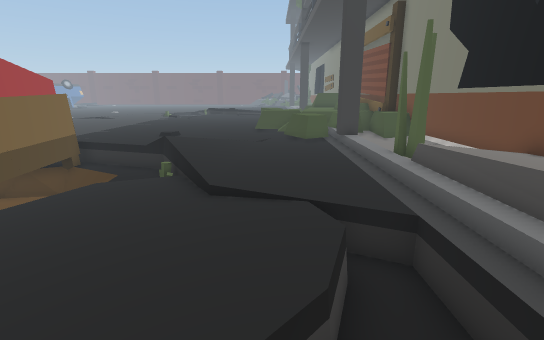
View 1 (above)

19 first-person views from a walk through a 3-D level made in the Unity game engine. The camera is 1.3 m above the floor, tilts 14° down and sees 85° across. The floor is counted in squares, 0.5 m on a side. Each view is taken from the middle of a square. On the plan, view 1 faces up. The plan holds only what a view shows up to about 19 squares ahead; the rest is blank. The place goes on beyond the plan. The player character is not drawn.

View 2
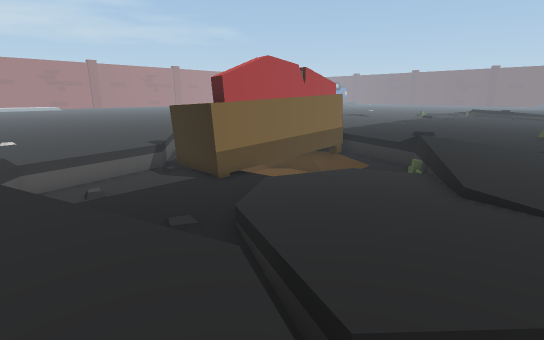

View 3
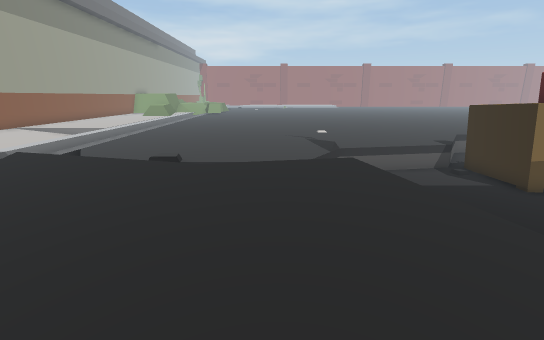

View 4
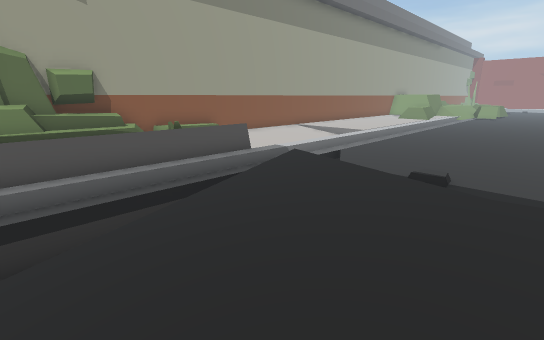

View 5
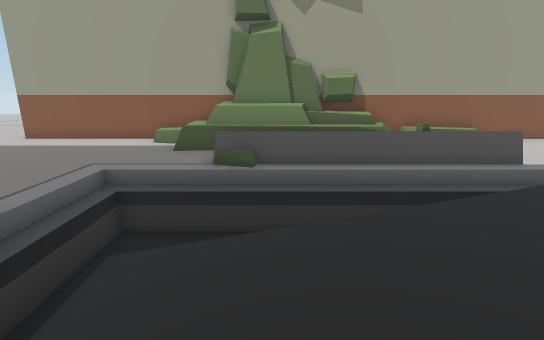

View 6
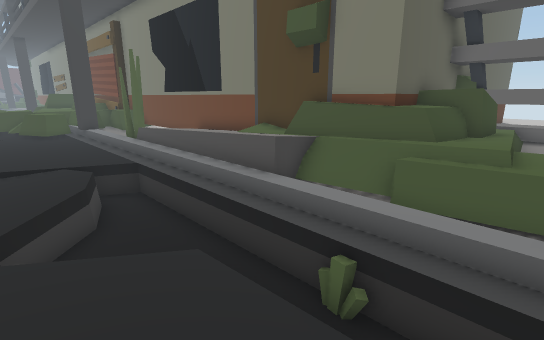

View 7
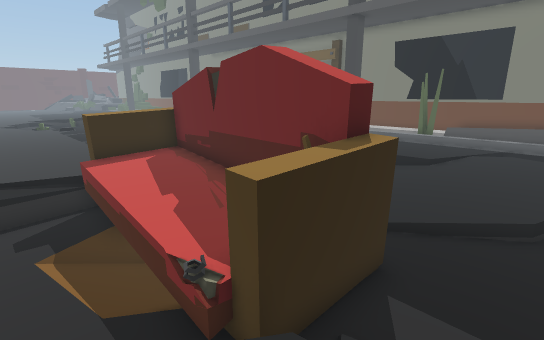

View 8
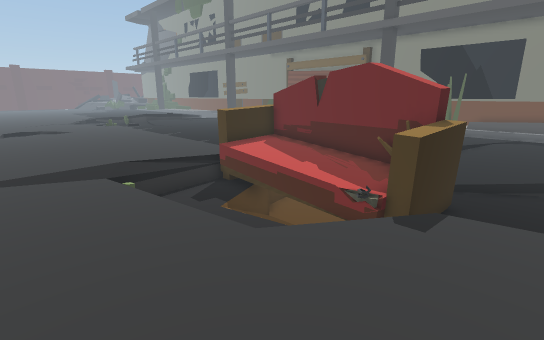

View 9
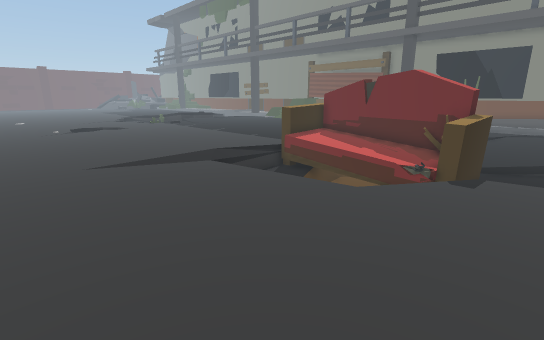

View 10
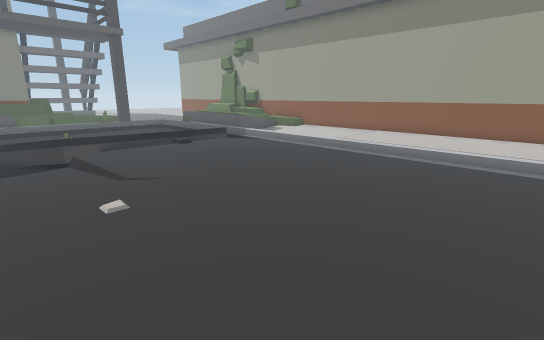

View 11
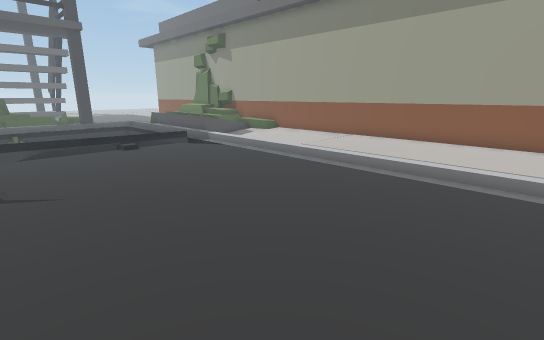

View 12
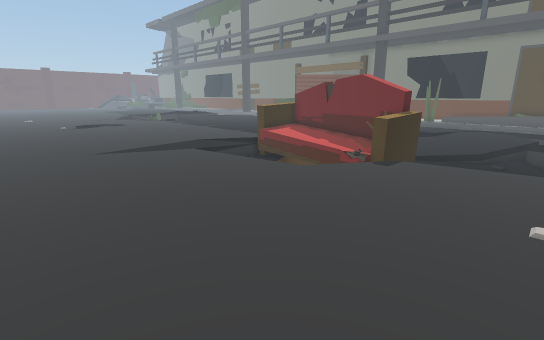

View 13
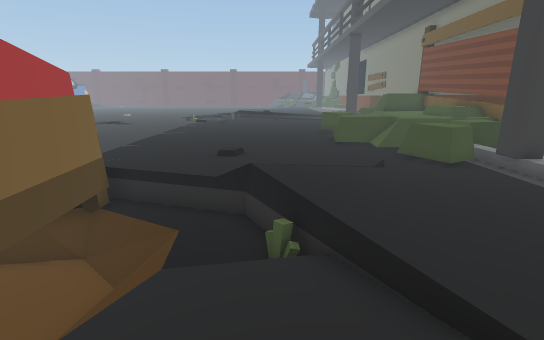

View 14
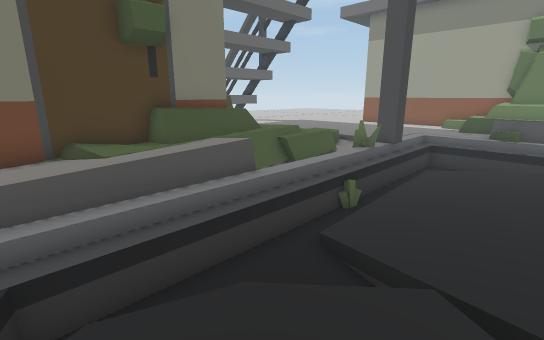

View 15
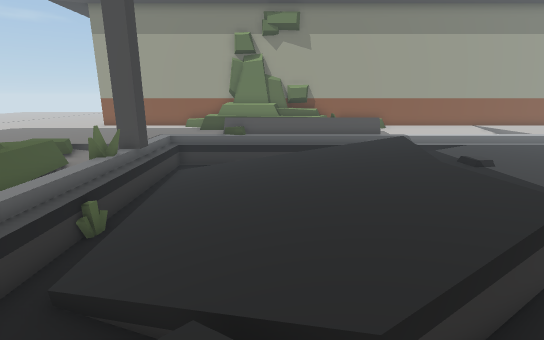

View 16
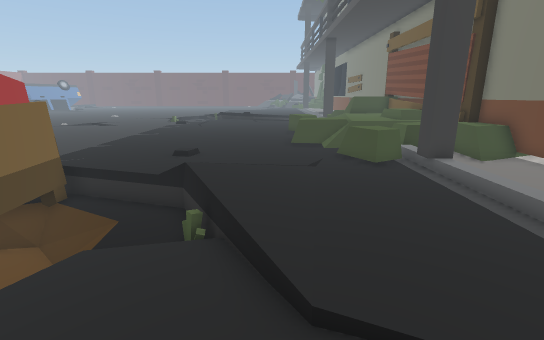

View 17
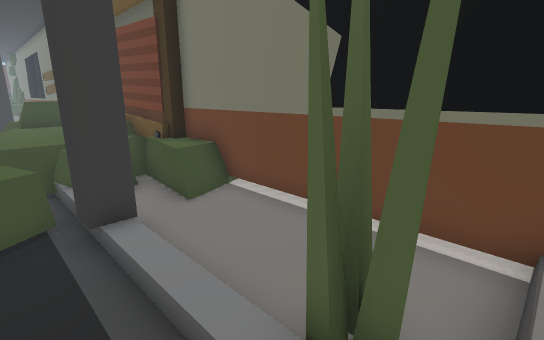

View 18
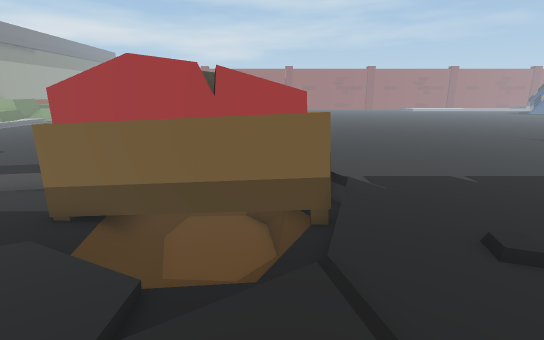

View 19
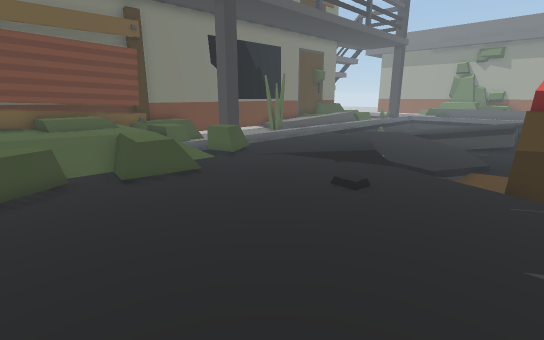

### Floor plan
Key: @ floor where view 1 was taken; # wall or solid block; . main floor; : floor 0.25 m higher than the main floor; - floor 0.25 m lower than the main floor; + floor 0.5 m higher than the main floor; _ floor 0.5 m lower than the main floor; * floor 0.75 m higher than the main floor; < floor 0.75 m lower than the main floor; % floor 1 m higher than the main floor; ( floor 1 m lower than the main floor; / step, stairs or slope; = window, fence, low wall or low ledge; ^ raised ledge; S sofa.
Columns run from 25 left of view 1 to 7 right of it. Each row starts with its distance up from view 1.
 24  .......................=^  +++#
 23  ........................^^/+++#
 22  .........................//++*#
 21  .........................//++*#
 20  ........................++/++*#
 19  ........................+//+++##
 18  .........................////:##
 17  ........................./ //:^#
 16  .........................=^//.^#
 15  .........................=^=/.^#
 14 .........////SSSS/.........###..#
 13 ......../___SSSSS__/=/:.....# ..#
 12 ......../ __SSSSS</__/:.....//..#
 11 ......../ __SSSSS(/__=......//..#
 10 ......../ __SSSSS(/___/...../##.#
  9 ......... __SSSSS(//--/...../##.#
  8 .........___SSSSS//----/....//::#
  7 ........./__SSSSS_/-----/...//+:#
  6 ..........//SSSSS_/-----..////++#
  5 ............SSSS__/-----..////++#
  4 ............/______/---...._//++#
  3 ............._______/--...__//++#
  2 ............._________/../__//++#
  1  ............/_______-.//___//+*#
  0 ............./_  ___....-@/_/=//#
 -1 ............. /_  ::....---////+#
 -2 ................/ ::....---////+#
 -3 .................//:...----_///+
 -4 ................../:...----_///+
 -5 ................../:...----_/=:+
 -6 ..................::...----_/=..
 -7 ..................:....---__##../
 -8 ................./:....---__# .//
 -9 ................/=:....---__/::::
-10 ..............//_=//////____/::::
-11 /////////////////////////////::::
-12 ::::::::://///////////////:::::::
-13 :::::::::.     .          :::::::
-14 :::::::::/......        ///+:::::
-15  ::::::::/......     /+++/*+:::::
-16  ::::::::::::::://   ===##%++::::
-17  ################################

Where each view was taken, in squares from view 1:
view 1: 0 up, 0 right, facing up
view 2: 1 down, 0 right, facing up-left
view 3: 3 down, 0 right, facing left
view 4: 4 down, 1 left, facing down-left
view 5: 4 down, 1 left, facing down
view 6: 5 down, 1 left, facing up-right
view 7: 3 up, 15 left, facing up-right
view 8: 3 up, 20 left, facing up-right
view 9: 3 up, 24 left, facing up-right
view 10: 2 up, 25 left, facing down-right
view 11: 1 down, 25 left, facing down-right
view 12: 0 up, 25 left, facing up-right
view 13: 5 up, 4 left, facing up
view 14: 5 up, 2 left, facing down-right
view 15: 4 up, 2 left, facing down
view 16: 4 up, 2 left, facing up
view 17: 8 up, 2 right, facing up-right
view 18: 12 up, 1 left, facing left
view 19: 24 up, 10 left, facing down-right
